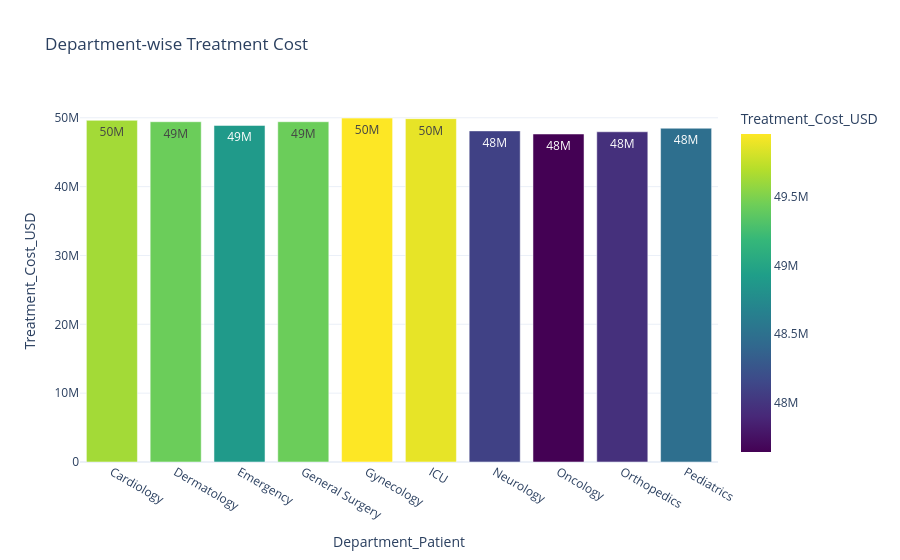

Notebook code cell kept with this figure:
### Code cell
# Department-wise Treatment Cost
dept_cost = (
    df.groupby("Department_Patient")["Treatment_Cost_USD"]
    .sum()
    .reset_index()
)

fig = px.bar(
    dept_cost,
    x="Department_Patient",
    y="Treatment_Cost_USD",
    color="Treatment_Cost_USD",
    text="Treatment_Cost_USD",
    color_continuous_scale="Viridis",
    title="Department-wise Treatment Cost"
)

fig.update_traces(texttemplate='%{text:.2s}', textposition="inside")
fig.update_layout(template="plotly_white")

fig.show()

### Figure 1 — Plotly figure (JSON) as saved in the notebook; plotly's stock layout.template omitted (floating-point values rounded to 4 significant figures)
{"data": [{"hovertemplate": "Department_Patient=%{x}<br>Treatment_Cost_USD=%{marker.color}<extra></extra>", "legendgroup": "", "marker": {"color": [49630006, 49427306, 48887837, 49425664, 49952964, 49875634, 48096851, 47645005, 47966115, 48482108], "coloraxis": "coloraxis", "pattern": {"shape": ""}}, "name": "", "orientation": "v", "showlegend": false, "text": [49630000.0, 49430000.0, 48890000.0, 49430000.0, 49950000.0, 49880000.0, 48100000.0, 47650000.0, 47970000.0, 48480000.0], "textposition": "inside", "texttemplate": "%{text:.2s}", "type": "bar", "x": ["Cardiology", "Dermatology", "Emergency", "General Surgery", "Gynecology", "ICU", "Neurology", "Oncology", "Orthopedics", "Pediatrics"], "xaxis": "x", "y": [49630006, 49427306, 48887837, 49425664, 49952964, 49875634, 48096851, 47645005, 47966115, 48482108], "yaxis": "y"}], "layout": {"barmode": "relative", "coloraxis": {"colorbar": {"title": {"text": "Treatment_Cost_USD"}}, "colorscale": [[0, "#440154"], [0.1111, "#482878"], [0.2222, "#3e4989"], [0.3333, "#31688e"], [0.4444, "#26828e"], [0.5556, "#1f9e89"], [0.6667, "#35b779"], [0.7778, "#6ece58"], [0.8889, "#b5de2b"], [1, "#fde725"]]}, "legend": {"tracegroupgap": 0}, "title": {"text": "Department-wise Treatment Cost"}, "xaxis": {"anchor": "y", "domain": [0, 1], "title": {"text": "Department_Patient"}}, "yaxis": {"anchor": "x", "domain": [0, 1], "title": {"text": "Treatment_Cost_USD"}}}}
